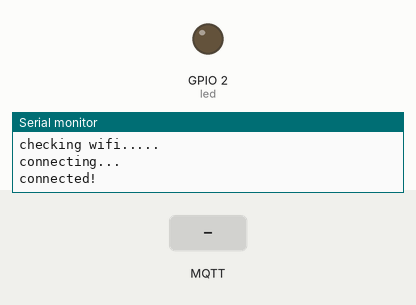
Recording of a sketch running on a simulated ESP8266 (NodeMCU). Parts: output pins drawn as LEDs (lit = HIGH), the last lines printed to the serial monitor. The inputs (shaded band) are chosen by the test bench. WiFi joins after 1.5 s; servers stay silent unless stated; no MQTT or app messages arrive unless stated; pins used as bus, display or sensor lines are not drawn.

Above: at 3.2 s.
3.3 s: MQTT message "true" arrives on the first subscribed topic
At 3.6 s:
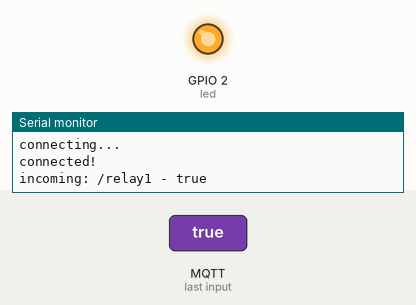
6.3 s: MQTT message "false" arrives on the first subscribed topic
At 7.1 s:
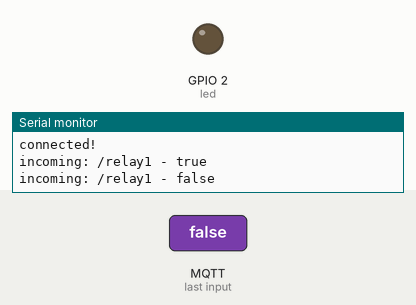
Timing chart, 0 to 9.3 s (numbered marks = the images above; inputs shaded):
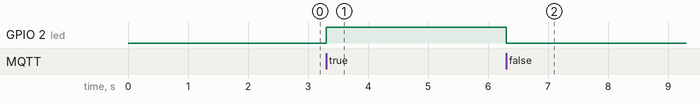

The sketch:

r1.ino
```cpp
//https://docs.arduino.cc/tutorials/projects/control-your-iot-cloud-kit-via-mqtt-and-node-red

#define BROKER_IP    "192.168.10.121" // important: you have to change this to your IP brocker Addres
#define DEV_NAME     "mqttdevice"
#define MQTT_USER    "mqtt_u"
#define MQTT_PW      "mqtt_p"


#define STASSID "emily_2GEXT"
#define STAPSK  "qazwsxed"

const char* ssid = STASSID;
const char* password = STAPSK;

#include <MQTT.h>
#include <ESP8266WiFi.h>

int R1 = 5;
int R2 = 6;
int led =  LED_BUILTIN;
uint32_t elaps = 0;

WiFiClient net;
MQTTClient client;
unsigned long lastMillis = 0;

void connect() {
  Serial.print("checking wifi...");
  while (WiFi.status() != WL_CONNECTED) {
    Serial.print(".");
    delay(1000);
  }

  Serial.print("\nconnecting...");
  while (!client.connect(DEV_NAME, MQTT_USER, MQTT_PW)) {
    Serial.print(".");
    delay(1000);
  }
  Serial.println("\nconnected!");
  //client.subscribe("/hello"); //SUBSCRIBE TO TOPIC /hello
  client.subscribe("/relay1"); //SUBSCRIBE TO TOPIC /hello
  client.subscribe("/relay2"); //SUBSCRIBE TO TOPIC /hello


  client.subscribe("/temp"); //SUBSCRIBE TO TOPIC /t
  client.subscribe("/humidity"); //SUBSCRIBE TO TOPIC /h
  client.subscribe("/pressure"); //SUBSCRIBE TO TOPIC /p
  client.subscribe("/light"); //SUBSCRIBE TO TOPIC /l
}
void messageReceived(String &topic, String &payload) {
  Serial.println("incoming: " + topic + " - " + payload);

  if (topic == "/relay1") {
    if (payload == "true") {
      digitalWrite(R1, HIGH);
      digitalWrite(led, HIGH);

    } else if (payload == "false") {

      digitalWrite(R1, LOW);
      digitalWrite(led, LOW);
    }
  }

  if (topic == "/relay2") {
    if (payload == "true") {
      digitalWrite(R2, HIGH);
      digitalWrite(led, HIGH);
      Serial.println("Relay2 is high");

    } else if (payload == "false") {

      digitalWrite(R2, LOW);
      digitalWrite(led, LOW);
      Serial.println("Relay2 is low");
    }
  }

}
void setup() {
  Serial.begin(115200);
  WiFi.begin(ssid, password);

  // Note: Local domain names (e.g. "Computer.local" on OSX) are not supported by Arduino.
  // You need to set the IP address directly.
  //
  // MQTT brokers usually use port 8883 for secure connections.
  client.begin(BROKER_IP, 1883, net);
  client.onMessage(messageReceived);
  connect();

  pinMode(led, OUTPUT);
  pinMode(R1, OUTPUT);
  pinMode(R2, OUTPUT);

}

void loop() {

  // read enrivornmental data

  float t = 123;
  float h = 12;
  float p = 125;
  float l = 200;

  client.loop();
  if (!client.connected()) {
    connect();
  }
  // publish a message roughly every second.
  if (millis() - lastMillis > 10000) {
    lastMillis = millis();
    client.publish("/hello", "world"); //PUBLISH TO TOPIC /hello MSG world
    client.publish("/temp", String(t)); //SUBSCRIBE TO TOPIC /temp, pass the value as a string
    client.publish("/humidity", String(h)); //SUBSCRIBE TO TOPIC /humidity, pass the value as a string
    client.publish("/pressure", String(p)); //SUBSCRIBE TO TOPIC /pressure, pass the value as a string
    client.publish("/light", String(l)); //SUBSCRIBE TO TOPIC /light, pass the value as a string
  }


}
```

Measured:
- after the input at 3.3 s, GPIO 2 (led): LOW → HIGH at once
- after the input at 6.3 s, GPIO 2 (led): HIGH → LOW at once
